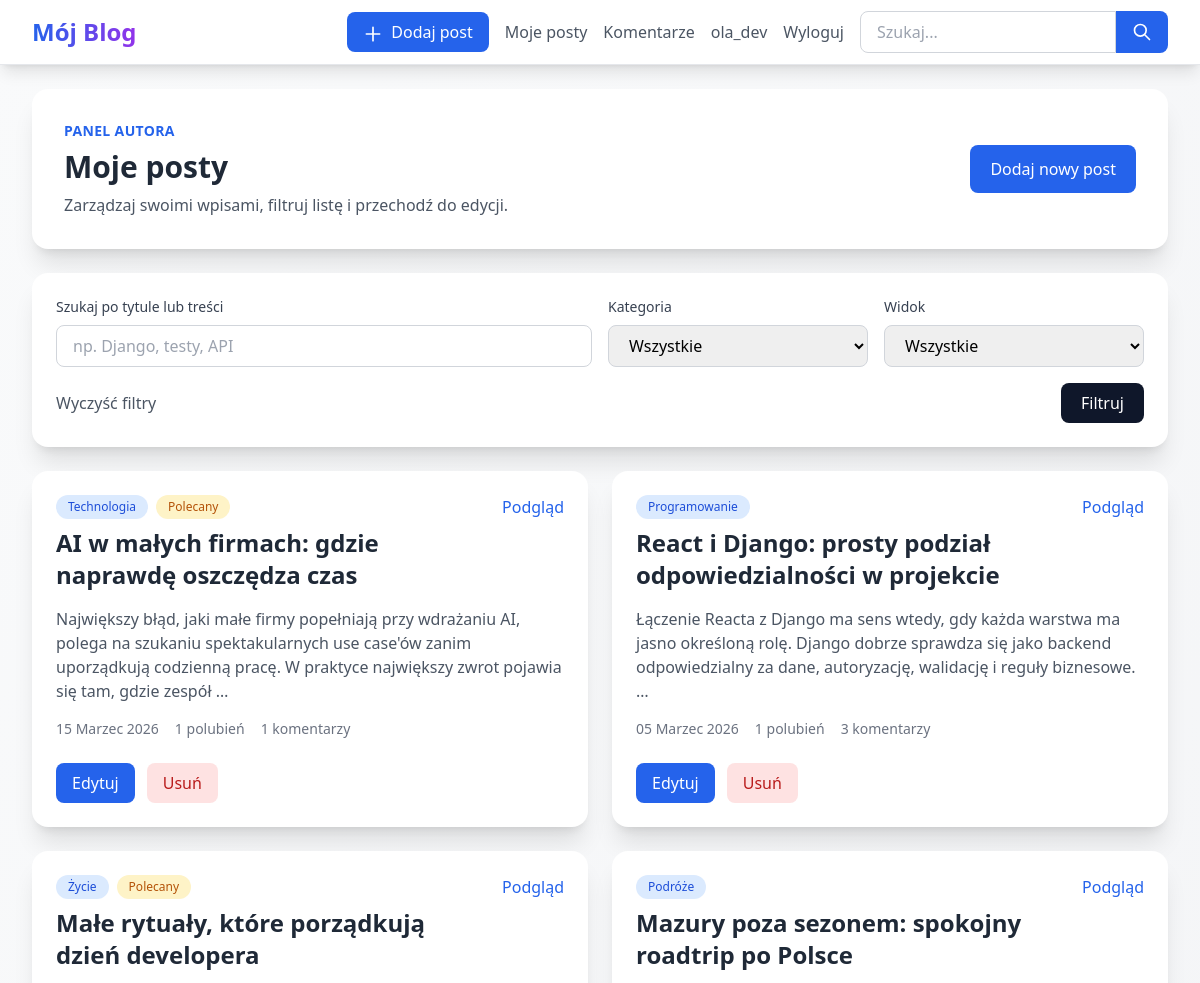
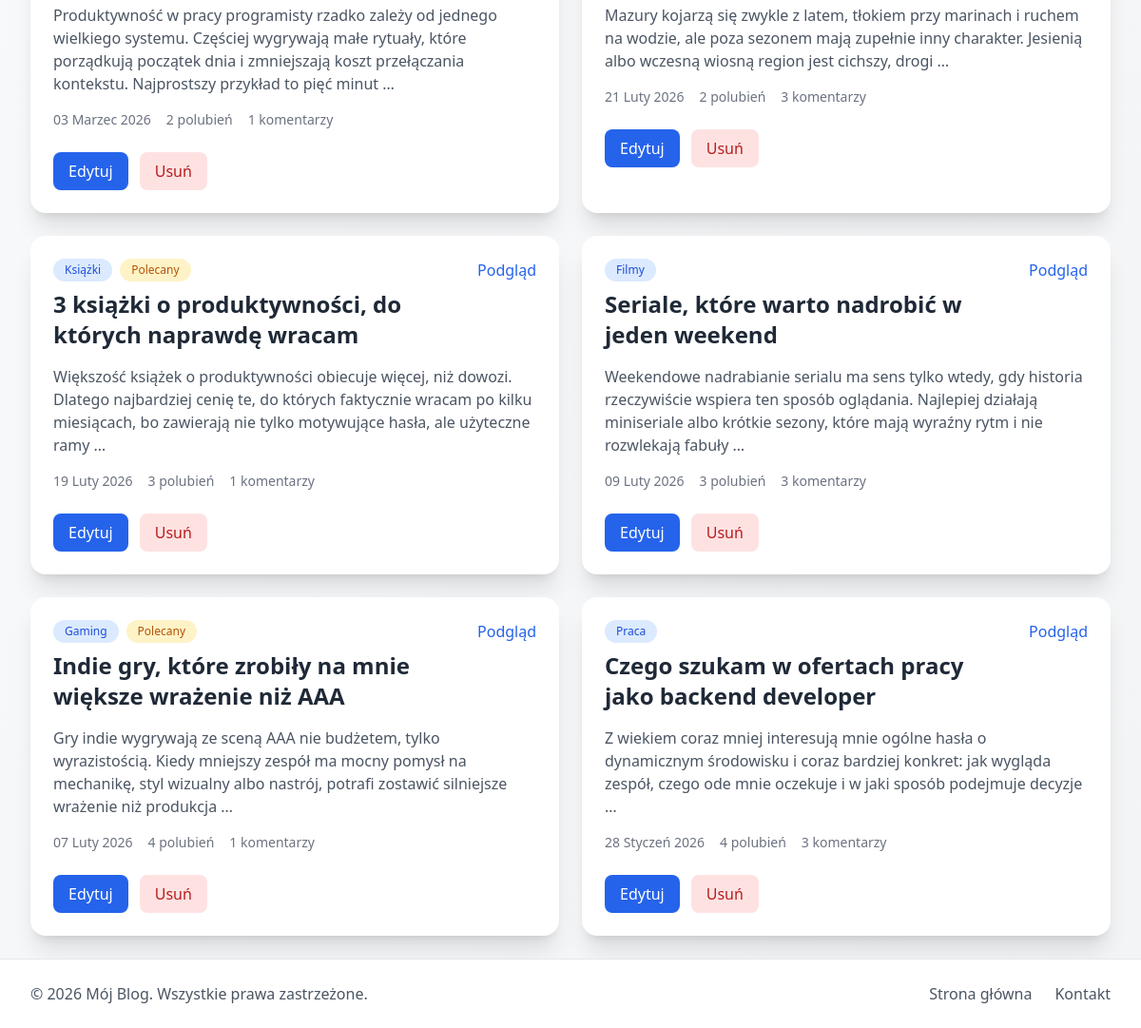
Screenshot of /my-posts/ (signed in) with the database file from the repository (2 pictures, top to bottom).
### blog/models.py (models this page shows, shortened)
class Post(models.Model):
    author = models.ForeignKey(
        settings.AUTH_USER_MODEL,
        on_delete=models.SET_NULL,
        related_name='posts',
        null=True,
        blank=True,
    )
    title = models.CharField(max_length=200)
    slug = models.SlugField(unique=True, blank=True)
    content = models.TextField()
    image_url = models.URLField(blank=True)
    category = models.ForeignKey(Category, on_delete=models.CASCADE, related_name='posts', null=True, blank=True)
    tags = models.ManyToManyField(Tag, blank=True)
    created_at = models.DateTimeField(auto_now_add=True)
    updated_at = models.DateTimeField(auto_now=True)
    is_published = models.BooleanField(default=True)
    is_featured = models.BooleanField(default=False)
    class Meta:
        verbose_name = 'Post'
        verbose_name_plural = 'Posty'
        ordering = ['-created_at']

class Category(models.Model):
    name = models.CharField(max_length=200)
    slug = models.SlugField(unique=True)
    class Meta:
        verbose_name = 'Kategoria'
        verbose_name_plural = 'Kategorie'
        ordering = ['name']

### blog/views.py (the view)
# urls.py: path('my-posts/', views.my_posts, name='my_posts'),
@login_required(login_url='login')
def my_posts(request):
    query = request.GET.get('q', '').strip()
    category_slug = request.GET.get('category', '').strip()
    featured = request.GET.get('featured', '').strip()
    posts = get_user_posts_queryset(request.user)
    if query:
        posts = posts.filter(Q(title__icontains=query) | Q(content__icontains=query))
    if category_slug:
        posts = posts.filter(category__slug=category_slug)
    if featured == '1':
        posts = posts.filter(is_featured=True)
    paginator = Paginator(posts, 10)
    page_obj = paginator.get_page(request.GET.get('page'))
    return render(
        request,
        'blog/my_posts.html',
        {
            'page_obj': page_obj,
            'query': query,
            'selected_category': category_slug,
            'selected_featured': featured,
            'categories': Category.objects.filter(posts__author=request.user).distinct().order_by('name'),
        },
    )

### blog/views.py (called while the page is built)
def get_user_posts_queryset(user):
    return (
        user.posts.select_related('category')
        .prefetch_related('tags')
        .annotate(
            like_count=Count('likes', distinct=True),
            approved_comment_count=Count('comments', filter=Q(comments__is_approved=True), distinct=True),
        )
        .order_by('-created_at')
    )

### blog/templates/blog/my_posts.html (shortened to what this page needs)
{% extends 'blog/base.html' %}
{% block content %}
<div class="px-4 sm:px-0">
    <div class="max-w-6xl mx-auto space-y-6">
        <div class="bg-white rounded-2xl shadow-xl p-8 flex items-center justify-between gap-4 flex-wrap">
            <div>
                <p class="text-sm uppercase tracking-wide text-blue-600 font-semibold mb-2">Panel autora</p>
                <h1 class="text-3xl font-bold text-gray-800">Moje posty</h1>
                <p class="text-gray-600 mt-2">Zarządzaj swoimi wpisami, filtruj listę i przechodź do edycji.</p>
            </div>
            <a href="{% url 'create_post' %}" class="bg-blue-600 text-white px-5 py-3 rounded-lg hover:bg-blue-700 transition font-medium">
                Dodaj nowy post
            </a>
        </div>
        <section class="bg-white rounded-2xl shadow-xl p-6">
            <form method="GET" class="grid grid-cols-1 md:grid-cols-4 gap-4">
                <div class="md:col-span-2">
                    <label class="block text-sm font-medium text-gray-700 mb-2">Szukaj po tytule lub treści</label>
                    <input type="text" name="q" value="{{ query }}" class="w-full px-4 py-2 border border-gray-300 rounded-lg focus:ring-2 focus:ring-blue-500" placeholder="np. Django, testy, API">
                </div>
                <div>
                    <label class="block text-sm font-medium text-gray-700 mb-2">Kategoria</label>
                    <select name="category" class="w-full px-4 py-2 border border-gray-300 rounded-lg focus:ring-2 focus:ring-blue-500">
                        <option value="">Wszystkie</option>
                    </select>
                </div>
                <div>
                    <label class="block text-sm font-medium text-gray-700 mb-2">Widok</label>
                    <select name="featured" class="w-full px-4 py-2 border border-gray-300 rounded-lg focus:ring-2 focus:ring-blue-500">
                        <option value="">Wszystkie</option>
                    </select>
                </div>
                <div class="md:col-span-4 flex items-center justify-between gap-3 flex-wrap">
                    <a href="{% url 'my_posts' %}" class="text-gray-600 hover:text-gray-800 font-medium">Wyczyść filtry</a>
                    <button type="submit" class="bg-slate-900 text-white px-5 py-2 rounded-lg hover:bg-slate-800 transition font-medium">Filtruj</button>
                </div>
            </form>
        </section>
        {% if page_obj.object_list %}
        <div class="grid grid-cols-1 lg:grid-cols-2 gap-6">
            {% for post in page_obj.object_list %}
            <article class="bg-white rounded-2xl shadow-xl p-6">
                <div class="flex items-start justify-between gap-4 mb-4">
                    <div>
                        <div class="flex items-center gap-2 flex-wrap mb-2">
                            <span class="px-3 py-1 bg-blue-100 text-blue-700 rounded-full text-xs font-medium">{{ post.category.name|default:"Brak kategorii" }}</span>
                            {% if post.is_featured %}
                            <span class="px-3 py-1 bg-amber-100 text-amber-700 rounded-full text-xs font-medium">Polecany</span>
                            {% endif %}
                        </div>
                        <h2 class="text-2xl font-bold text-gray-800">{{ post.title }}</h2>
                    </div>
                    <a href="{% url 'post_detail' post.slug %}" class="text-blue-600 hover:text-blue-800 font-medium">Podgląd</a>
                </div>
                <p class="text-gray-600 mb-4">{{ post.content|truncatewords:28 }}</p>
                <div class="text-sm text-gray-500 flex flex-wrap gap-4 mb-6">
                    <span>{{ post.created_at|date:"d F Y" }}</span>
                    <span>{{ post.like_count }} polubień</span>
                    <span>{{ post.approved_comment_count }} komentarzy</span>
                </div>
                <div class="flex items-center gap-3 flex-wrap">
                    <a href="{% url 'edit_post' post.slug %}" class="bg-blue-600 text-white px-4 py-2 rounded-lg hover:bg-blue-700 transition font-medium">Edytuj</a>
                    <form action="{% url 'delete_post' post.slug %}" method="POST" onsubmit="return confirm('Usunąć ten post?');">
                        <button type="submit" class="bg-red-100 text-red-700 px-4 py-2 rounded-lg hover:bg-red-200 transition font-medium">Usuń</button>
                    </form>
                </div>
            </article>
            {% endfor %}
        </div>
        {% else %}
        <div class="bg-white rounded-2xl shadow-xl p-12 text-center">
            <p class="text-gray-700 text-lg font-medium">Brak postów pasujących do filtrów.</p>
            <p class="text-gray-500 mt-2">Dodaj nowy wpis albo wyczyść aktywne filtry.</p>
        </div>
        {% endif %}
    </div>
</div>
{% endblock %}

### blog/templates/blog/base.html (shortened to what this page needs)
<!DOCTYPE html>
<html lang="pl">
<head>
    <script src="https://cdn.tailwindcss.com"></script>
</head>
<body class="bg-gradient-to-br from-gray-50 to-gray-100 min-h-screen flex flex-col">
    <nav class="bg-white shadow-lg border-b border-gray-200">
        <div class="max-w-7xl mx-auto px-4 sm:px-6 lg:px-8">
            <div class="flex justify-between h-16">
                <div class="flex items-center">
                    <a href="{% url 'post_list' %}" class="text-2xl font-bold bg-gradient-to-r from-blue-600 to-purple-600 bg-clip-text text-transparent">
                    </a>
                </div>
                <div class="flex items-center space-x-4">
                    {% if user.is_authenticated %}
                    <a href="{% url 'create_post' %}" class="bg-blue-600 text-white px-4 py-2 rounded-lg hover:bg-blue-700 transition font-medium">
                        <svg class="w-5 h-5 inline mr-1" fill="none" stroke="currentColor" viewBox="0 0 24 24">
                            <path stroke-linecap="round" stroke-linejoin="round" stroke-width="2" d="M12 4v16m8-8H4"></path>
                        </svg>
                        Dodaj post
                    </a>
                    <a href="{% url 'my_posts' %}" class="text-gray-600 hover:text-blue-600 transition font-medium">
                        Moje posty
                    </a>
                    <a href="{% url 'my_comments' %}" class="text-gray-600 hover:text-blue-600 transition font-medium">
                        Komentarze
                    </a>
                    <a href="{% url 'profile' %}" class="text-gray-600 hover:text-blue-600 transition font-medium">
                        {{ user.username }}
                    </a>
                    <a href="{% url 'logout' %}" class="text-gray-600 hover:text-red-600 transition font-medium">
                        Wyloguj
                    </a>
                    {% endif %}
                    <form action="{% url 'search' %}" method="GET" class="flex">
                        <input type="text" name="q" placeholder="Szukaj..."
                            class="px-4 py-2 border border-gray-300 rounded-l-lg focus:outline-none focus:ring-2 focus:ring-blue-500 focus:border-transparent w-40 sm:w-64">
                        <button type="submit"
                            class="bg-blue-600 text-white px-4 py-2 rounded-r-lg hover:bg-blue-700 transition">
                            <svg class="w-5 h-5" fill="none" stroke="currentColor" viewBox="0 0 24 24">
                                <path stroke-linecap="round" stroke-linejoin="round" stroke-width="2" d="M21 21l-6-6m2-5a7 7 0 11-14 0 7 7 0 0114 0z"></path>
                            </svg>
                        </button>
                    </form>
                </div>
            </div>
        </div>
    </nav>
    <main class="flex-grow max-w-7xl mx-auto py-6 sm:px-6 lg:px-8 w-full">
        {% block content %}{% endblock %}
    </main>
    <footer class="bg-white border-t border-gray-200 mt-auto">
        <div class="max-w-7xl mx-auto px-4 py-6 sm:px-6 lg:px-8">
            <div class="flex flex-col md:flex-row justify-between items-center">
                <p class="text-gray-600">
                    &copy; 2026 Mój Blog. Wszystkie prawa zastrzeżone.
                </p>
                <div class="flex space-x-6 mt-4 md:mt-0">
                    <a href="{% url 'post_list' %}" class="text-gray-600 hover:text-blue-600 transition">
                        Strona główna
                    </a>
                    <a href="{% url 'contact' %}" class="text-gray-600 hover:text-blue-600 transition">
                        Kontakt
                    </a>
                </div>
            </div>
        </div>
    </footer>
</body>
</html>

### rows the page displays
Post: category.name "Technologia", is_featured "Polecany", title "AI w małych firmach: gdzie naprawdę oszczędza czas", content "Największy błąd, jaki małe firmy popełniają przy wdrażaniu AI, polega na szukaniu spektakularnych use case'ów zanim uporządkują codzienną pracę. W praktyce największy zwrot pojawia się tam, gdzie zespół …", created_at "15 Marzec 2026", like_count "1", approved_comment_count "1"
Post: category.name "Programowanie", title "React i Django: prosty podział odpowiedzialności w projekcie", content "Łączenie Reacta z Django ma sens wtedy, gdy każda warstwa ma jasno określoną rolę. Django dobrze sprawdza się jako backend odpowiedzialny za dane, autoryzację, walidację i reguły biznesowe. …", created_at "05 Marzec 2026", like_count "1", approved_comment_count "3"
Post: category.name "Życie", is_featured "Polecany", title "Małe rytuały, które porządkują dzień developera", content "Produktywność w pracy programisty rzadko zależy od jednego wielkiego systemu. Częściej wygrywają małe rytuały, które porządkują początek dnia i zmniejszają koszt przełączania kontekstu. Najprostszy przykład to pięć minut …", created_at "03 Marzec 2026", like_count "2", approved_comment_count "1"
Post: category.name "Podróże", title "Mazury poza sezonem: spokojny roadtrip po Polsce", content "Mazury kojarzą się zwykle z latem, tłokiem przy marinach i ruchem na wodzie, ale poza sezonem mają zupełnie inny charakter. Jesienią albo wczesną wiosną region jest cichszy, drogi …", created_at "21 Luty 2026", like_count "2", approved_comment_count "3"
Post: category.name "Książki", is_featured "Polecany", title "3 książki o produktywności, do których naprawdę wracam", content "Większość książek o produktywności obiecuje więcej, niż dowozi. Dlatego najbardziej cenię te, do których faktycznie wracam po kilku miesiącach, bo zawierają nie tylko motywujące hasła, ale użyteczne ramy …", created_at "19 Luty 2026", like_count "3", approved_comment_count "1"
Post: category.name "Filmy", title "Seriale, które warto nadrobić w jeden weekend", content "Weekendowe nadrabianie serialu ma sens tylko wtedy, gdy historia rzeczywiście wspiera ten sposób oglądania. Najlepiej działają miniseriale albo krótkie sezony, które mają wyraźny rytm i nie rozwlekają fabuły …", created_at "09 Luty 2026", like_count "3", approved_comment_count "3"
Post: category.name "Gaming", is_featured "Polecany", title "Indie gry, które zrobiły na mnie większe wrażenie niż AAA", content "Gry indie wygrywają ze sceną AAA nie budżetem, tylko wyrazistością. Kiedy mniejszy zespół ma mocny pomysł na mechanikę, styl wizualny albo nastrój, potrafi zostawić silniejsze wrażenie niż produkcja …", created_at "07 Luty 2026", like_count "4", approved_comment_count "1"
Post: category.name "Praca", title "Czego szukam w ofertach pracy jako backend developer", content "Z wiekiem coraz mniej interesują mnie ogólne hasła o dynamicznym środowisku i coraz bardziej konkret: jak wygląda zespół, czego ode mnie oczekuje i w jaki sposób podejmuje decyzje …", created_at "28 Styczeń 2026", like_count "4", approved_comment_count "3"

### other values shown
{{ user.username }} "ola_dev"
